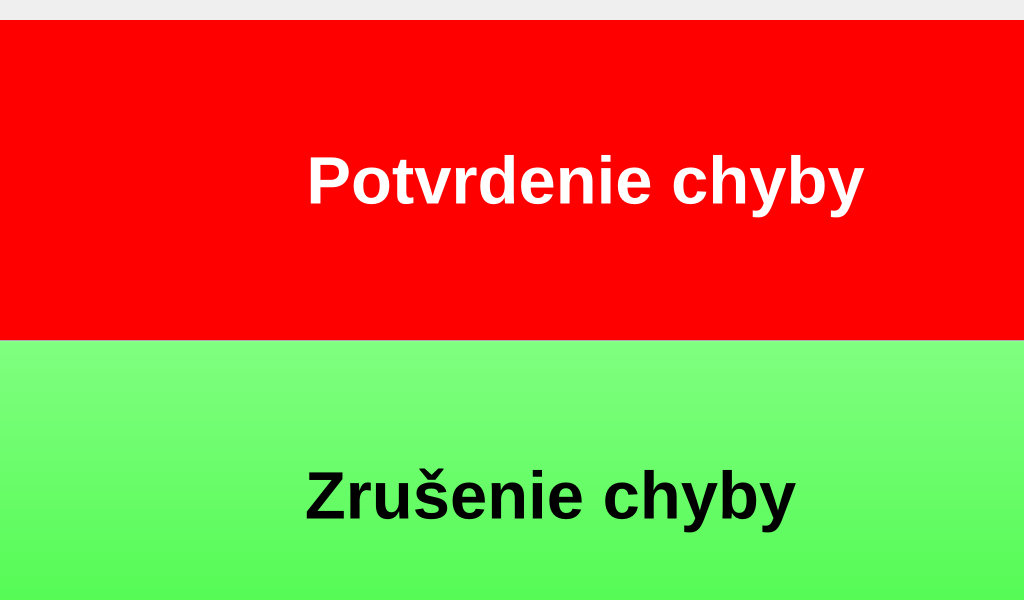
<?xml version="1.0" encoding="UTF-8"?>
<ui version="4.0">
 <class>fault</class>
 <widget class="QDialog" name="fault">
  <property name="geometry">
   <rect>
    <x>0</x>
    <y>0</y>
    <width>1024</width>
    <height>600</height>
   </rect>
  </property>
  <property name="palette">
   <palette>
    <active>
     <colorrole role="Text">
      <brush brushstyle="SolidPattern">
       <color alpha="255">
        <red>255</red>
        <green>255</green>
        <blue>255</blue>
       </color>
      </brush>
     </colorrole>
    </active>
    <inactive>
     <colorrole role="Text">
      <brush brushstyle="SolidPattern">
       <color alpha="255">
        <red>255</red>
        <green>255</green>
        <blue>255</blue>
       </color>
      </brush>
     </colorrole>
    </inactive>
    <disabled>
     <colorrole role="Text">
      <brush brushstyle="SolidPattern">
       <color alpha="255">
        <red>161</red>
        <green>161</green>
        <blue>161</blue>
       </color>
      </brush>
     </colorrole>
    </disabled>
   </palette>
  </property>
  <property name="windowTitle">
   <string>Dialog</string>
  </property>
  <widget class="QPushButton" name="faultConfirmedButton">
   <property name="geometry">
    <rect>
     <x>0</x>
     <y>20</y>
     <width>1171</width>
     <height>321</height>
    </rect>
   </property>
   <property name="palette">
    <palette>
     <active>
      <colorrole role="Button">
       <brush brushstyle="SolidPattern">
        <color alpha="255">
         <red>255</red>
         <green>0</green>
         <blue>0</blue>
        </color>
       </brush>
      </colorrole>
      <colorrole role="Text">
       <brush brushstyle="SolidPattern">
        <color alpha="255">
         <red>255</red>
         <green>255</green>
         <blue>255</blue>
        </color>
       </brush>
      </colorrole>
      <colorrole role="ButtonText">
       <brush brushstyle="SolidPattern">
        <color alpha="255">
         <red>255</red>
         <green>255</green>
         <blue>255</blue>
        </color>
       </brush>
      </colorrole>
     </active>
     <inactive>
      <colorrole role="Button">
       <brush brushstyle="SolidPattern">
        <color alpha="255">
         <red>255</red>
         <green>0</green>
         <blue>0</blue>
        </color>
       </brush>
      </colorrole>
      <colorrole role="Text">
       <brush brushstyle="SolidPattern">
        <color alpha="255">
         <red>255</red>
         <green>255</green>
         <blue>255</blue>
        </color>
       </brush>
      </colorrole>
      <colorrole role="ButtonText">
       <brush brushstyle="SolidPattern">
        <color alpha="255">
         <red>255</red>
         <green>255</green>
         <blue>255</blue>
        </color>
       </brush>
      </colorrole>
     </inactive>
     <disabled>
      <colorrole role="Button">
       <brush brushstyle="SolidPattern">
        <color alpha="255">
         <red>255</red>
         <green>0</green>
         <blue>0</blue>
        </color>
       </brush>
      </colorrole>
      <colorrole role="Text">
       <brush brushstyle="SolidPattern">
        <color alpha="255">
         <red>161</red>
         <green>161</green>
         <blue>161</blue>
        </color>
       </brush>
      </colorrole>
      <colorrole role="ButtonText">
       <brush brushstyle="SolidPattern">
        <color alpha="255">
         <red>161</red>
         <green>161</green>
         <blue>161</blue>
        </color>
       </brush>
      </colorrole>
     </disabled>
    </palette>
   </property>
   <property name="font">
    <font>
     <pointsize>50</pointsize>
     <weight>75</weight>
     <bold>true</bold>
     <kerning>true</kerning>
    </font>
   </property>
   <property name="autoFillBackground">
    <bool>true</bool>
   </property>
   <property name="text">
    <string>Potvrdenie chyby</string>
   </property>
   <property name="default">
    <bool>false</bool>
   </property>
   <property name="flat">
    <bool>true</bool>
   </property>
  </widget>
  <widget class="QPushButton" name="faultCancelledButton">
   <property name="geometry">
    <rect>
     <x>-30</x>
     <y>340</y>
     <width>1161</width>
     <height>311</height>
    </rect>
   </property>
   <property name="palette">
    <palette>
     <active>
      <colorrole role="Button">
       <brush brushstyle="SolidPattern">
        <color alpha="255">
         <red>0</red>
         <green>255</green>
         <blue>0</blue>
        </color>
       </brush>
      </colorrole>
      <colorrole role="Light">
       <brush brushstyle="SolidPattern">
        <color alpha="255">
         <red>0</red>
         <green>255</green>
         <blue>0</blue>
        </color>
       </brush>
      </colorrole>
     </active>
     <inactive>
      <colorrole role="Button">
       <brush brushstyle="SolidPattern">
        <color alpha="255">
         <red>0</red>
         <green>255</green>
         <blue>0</blue>
        </color>
       </brush>
      </colorrole>
      <colorrole role="Light">
       <brush brushstyle="SolidPattern">
        <color alpha="255">
         <red>0</red>
         <green>255</green>
         <blue>0</blue>
        </color>
       </brush>
      </colorrole>
     </inactive>
     <disabled>
      <colorrole role="Button">
       <brush brushstyle="SolidPattern">
        <color alpha="255">
         <red>0</red>
         <green>255</green>
         <blue>0</blue>
        </color>
       </brush>
      </colorrole>
      <colorrole role="Light">
       <brush brushstyle="SolidPattern">
        <color alpha="255">
         <red>0</red>
         <green>255</green>
         <blue>0</blue>
        </color>
       </brush>
      </colorrole>
     </disabled>
    </palette>
   </property>
   <property name="font">
    <font>
     <pointsize>50</pointsize>
     <weight>75</weight>
     <bold>true</bold>
    </font>
   </property>
   <property name="text">
    <string>Zrušenie chyby</string>
   </property>
   <property name="flat">
    <bool>false</bool>
   </property>
  </widget>
 </widget>
 <resources/>
 <connections/>
</ui>
